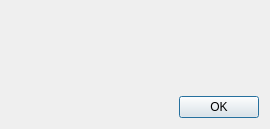
<?xml version="1.0" encoding="UTF-8"?>
<ui version="4.0">
 <class>NoPlayerDialog</class>
 <widget class="QDialog" name="NoPlayerDialog">
  <property name="geometry">
   <rect>
    <x>0</x>
    <y>0</y>
    <width>270</width>
    <height>129</height>
   </rect>
  </property>
  <property name="windowTitle">
   <string notr="true">Dialog</string>
  </property>
  <layout class="QVBoxLayout" name="verticalLayout_2">
   <item>
    <layout class="QHBoxLayout" name="horizontalLayout">
     <item>
      <widget class="QLabel" name="label">
       <property name="maximumSize">
        <size>
         <width>100</width>
         <height>75</height>
        </size>
       </property>
       <property name="text">
        <string notr="true"/>
       </property>
       <property name="pixmap">
        <pixmap resource="screencast.qrc">:/pictures/player/novideoplayer.png</pixmap>
       </property>
       <property name="scaledContents">
        <bool>true</bool>
       </property>
      </widget>
     </item>
     <item>
      <layout class="QVBoxLayout" name="verticalLayout">
       <item>
        <widget class="QLabel" name="labelPleaseInstall">
         <property name="text">
          <string notr="true"/>
         </property>
         <property name="alignment">
          <set>Qt::AlignCenter</set>
         </property>
        </widget>
       </item>
      </layout>
     </item>
    </layout>
   </item>
   <item>
    <widget class="QDialogButtonBox" name="buttonBox">
     <property name="orientation">
      <enum>Qt::Horizontal</enum>
     </property>
     <property name="standardButtons">
      <set>QDialogButtonBox::Ok</set>
     </property>
    </widget>
   </item>
  </layout>
 </widget>
 <resources>
  <include location="screencast.qrc"/>
 </resources>
 <connections>
  <connection>
   <sender>buttonBox</sender>
   <signal>accepted()</signal>
   <receiver>NoPlayerDialog</receiver>
   <slot>accept()</slot>
   <hints>
    <hint type="sourcelabel">
     <x>248</x>
     <y>254</y>
    </hint>
    <hint type="destinationlabel">
     <x>157</x>
     <y>274</y>
    </hint>
   </hints>
  </connection>
  <connection>
   <sender>buttonBox</sender>
   <signal>rejected()</signal>
   <receiver>NoPlayerDialog</receiver>
   <slot>reject()</slot>
   <hints>
    <hint type="sourcelabel">
     <x>316</x>
     <y>260</y>
    </hint>
    <hint type="destinationlabel">
     <x>286</x>
     <y>274</y>
    </hint>
   </hints>
  </connection>
 </connections>
</ui>
